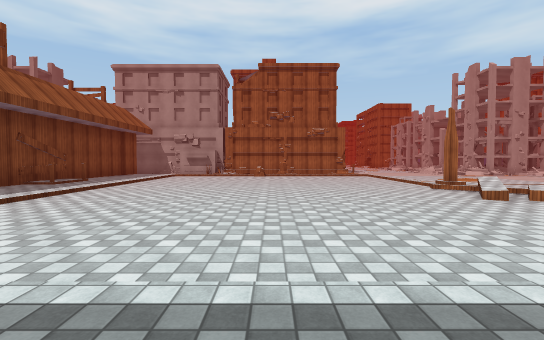
[1] (above)

24 first-person views from a walk through a 3-D level made in the Unity game engine. The camera is 1.4 m above the floor, tilts 2° down and sees 90° across. The floor is counted in squares, 2 m on a side. Each view is taken from the middle of a square. On the plan, view 1 faces up. The plan holds only what a view shows up to about 9 squares ahead; the rest is blank. The place goes on beyond the plan. Some surface patterns are stand-ins.

[2]
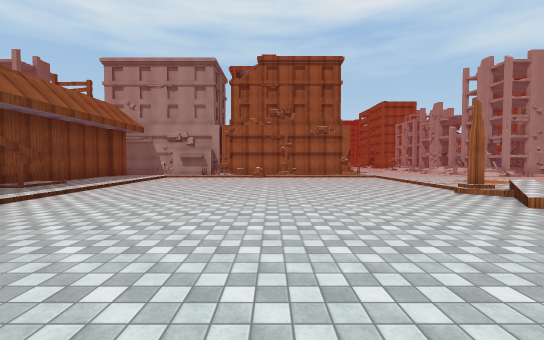

[3]
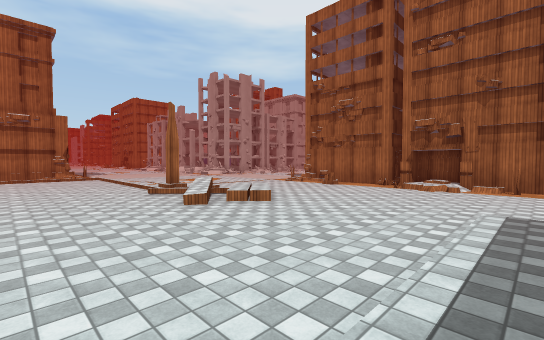

[4]
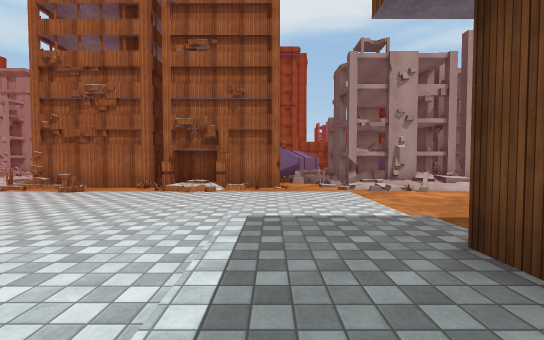

[5]
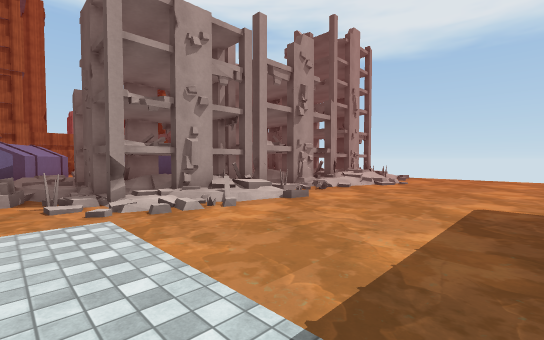

[6]
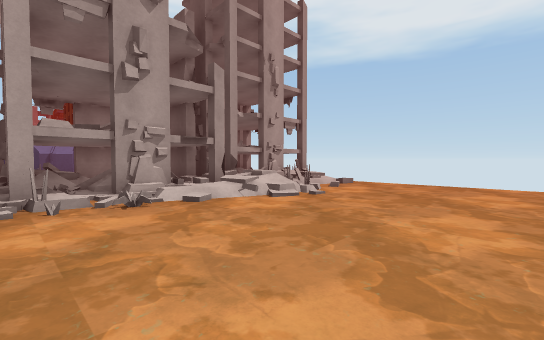

[7]
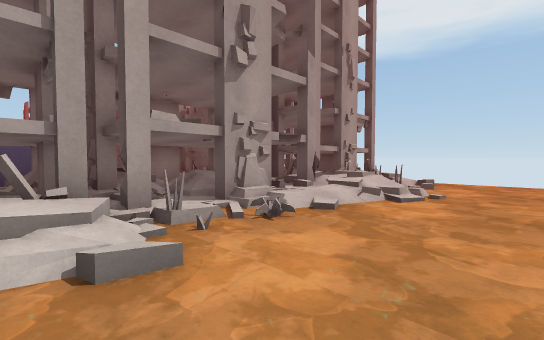

[8]
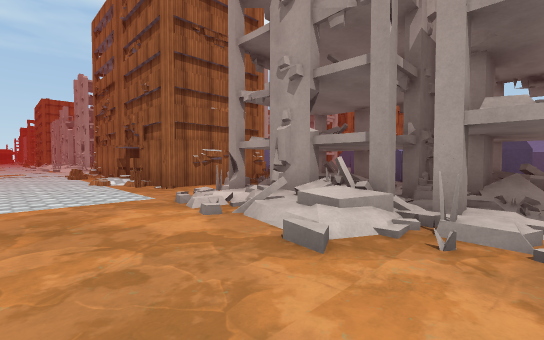

[9]
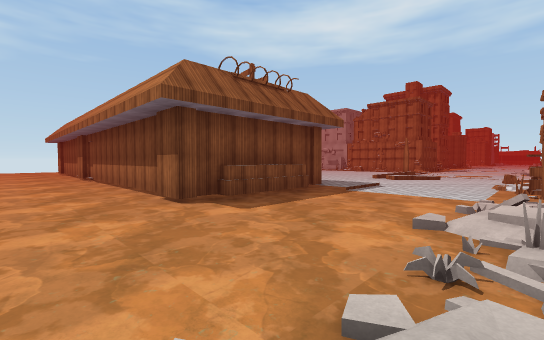

[10]
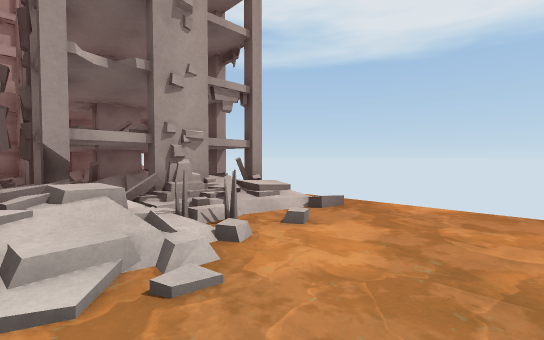

[11]
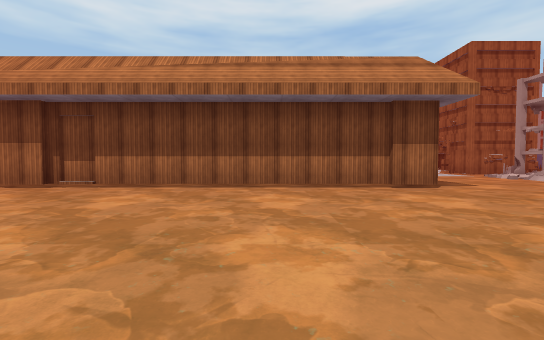

[12]
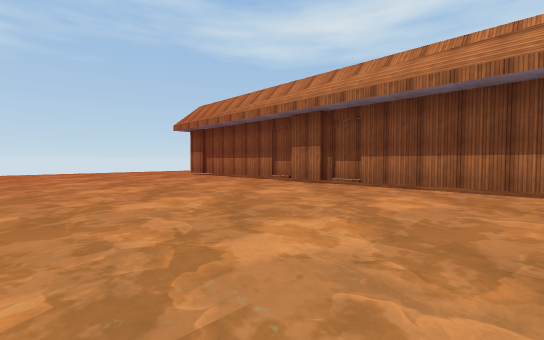

[13]
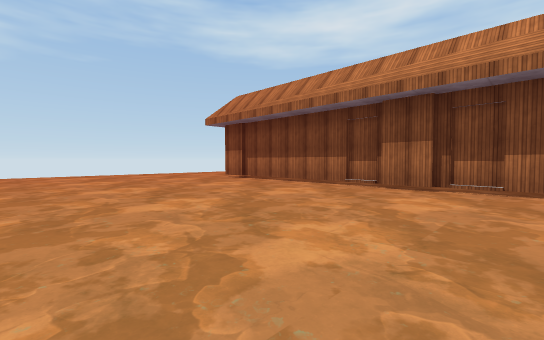

[14]
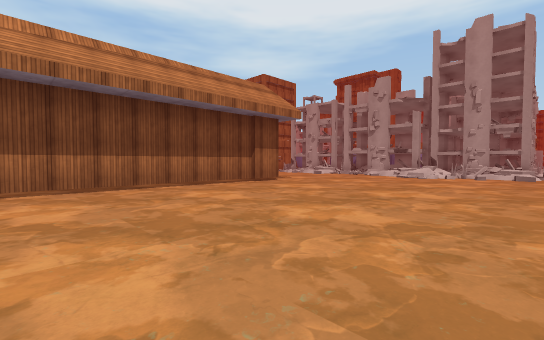

[15]
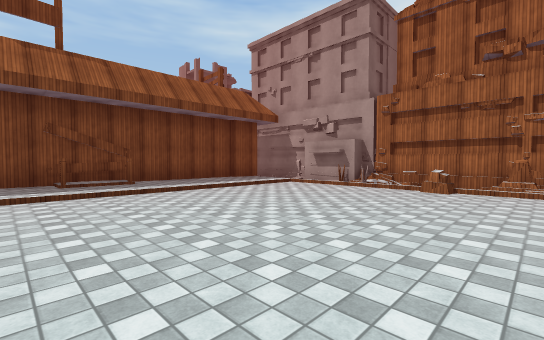

[16]
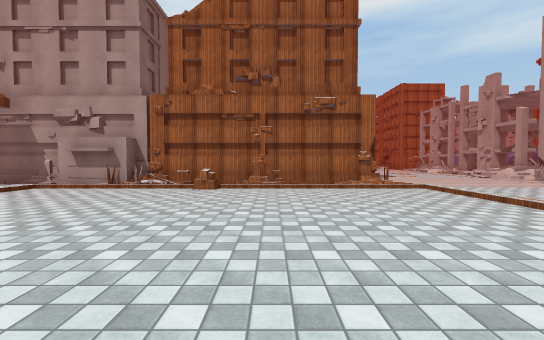

[17]
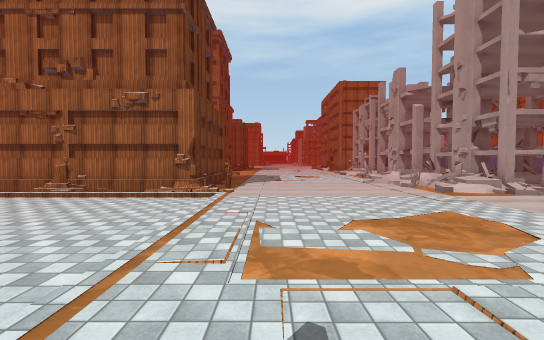

[18]
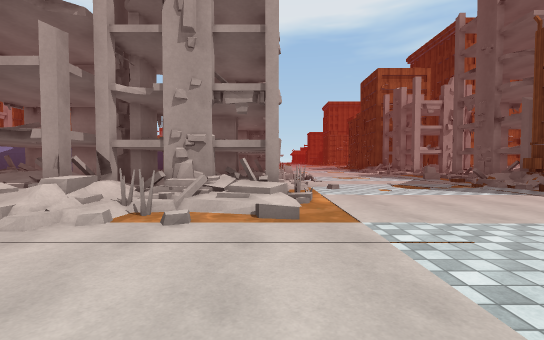

[19]
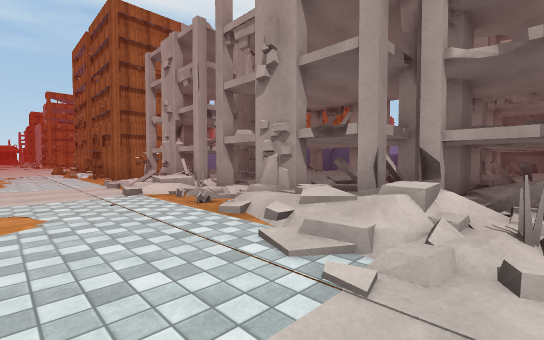

[20]
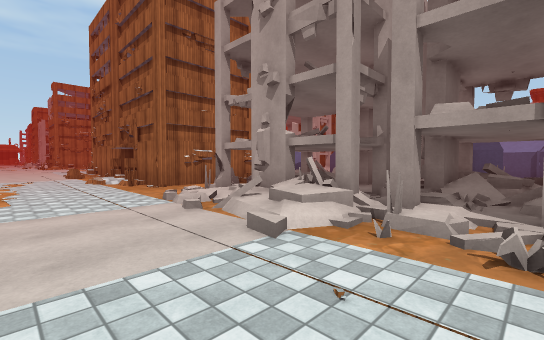

[21]
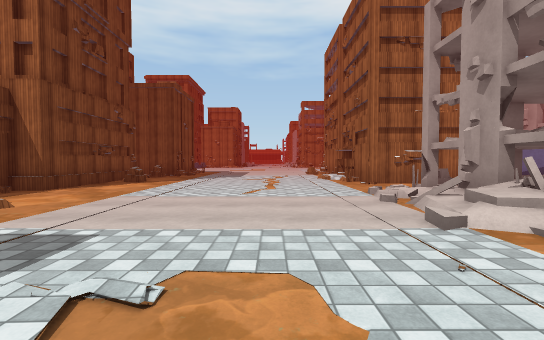

[22]
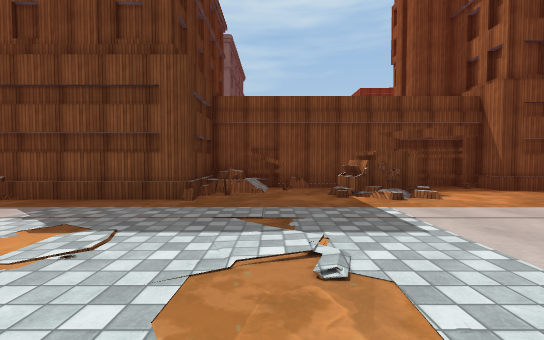

[23]
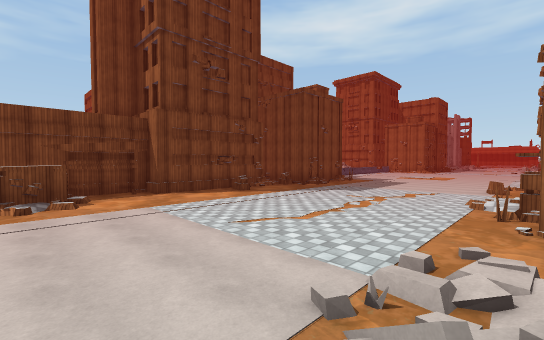

[24]
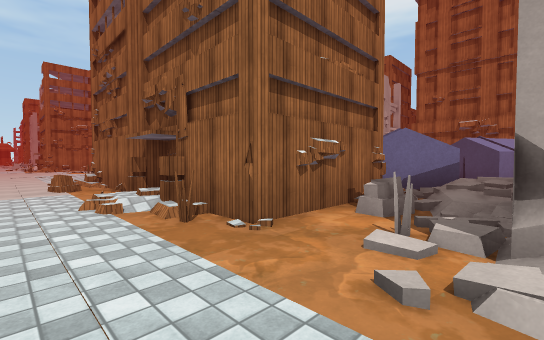

### Floor plan
Key: @ floor where view 1 was taken; # wall or solid block; . main floor; : floor 0.25 m higher than the main floor; + floor 0.5 m higher than the main floor; / step, stairs or slope; = window, fence, low wall or low ledge; O other object.
Columns run from 8 left of view 1 to 20 right of it. Each row starts with its distance up from view 1.
 34                  .=#
 33                 ...#
 32                ....#
 31               ..../#
 30              ...../#
 29           #.#......##  OO
 28           #......../####O  OO
 27           #......../O:  O  OO
 26           #......./OOOOO
 25           #......./OOOOO
 24           ##=...../OOOOOO
 23           ##......//OOOOO
 22           #......../OOOOO  OO
 21           #....:..//OOOO   OO
 20           #=....../ OOOO
 19           ###...../ OOOO
 18             #...../ OOOOOOOO
 17             #...../OOOOOOOOO
 16             #/....//OOOOO
 15  ####O#######/...../OOOO
 14   ////////////.........O
 13   :/........./...........
 12 #::/.........//..........
 11 #::/........./.... ......
 10 #::/........./...   .....
  9 #+//.........//..      //
  8 #/#/.........#:.. .#
  7 #::/........./=/...#   OO
  6   :/.........#//..=#    O
  5    /........../....##
  4     ............../##
  3      ............./##
  2       .............##
  1        ::::::::....####
  0         @   :::......=
 -1              #/..../OOO
 -2              #..../OOOOO
 -3              #..../OOOOOO
 -4              #..../OOOOOO
 -5              #....//OOOOO
 -6 ##############.....#  OOOO OO
 -7 .................../OOOO
 -8 ................../ OO:O   O
 -9 ..................//OOOOOOOO
-10 ..................: OOOOOO O
-11 ...................OOOOOOOO
-12 .................../OO OOO
-13 .................../OO

Positions as (right, up) in squares from view 1, and headings:
1: (0, 0), facing up
2: (0, 1), facing up
3: (2, 1), facing up-right
4: (3, 1), facing right
5: (6, 0), facing down-right
6: (6, -5), facing down-right
7: (8, -4), facing down-right
8: (8, -6), facing up-right
9: (11, -9), facing up-left
10: (8, -9), facing down-right
11: (1, -13), facing up
12: (0, -13), facing up-left
13: (-3, -13), facing up-left
14: (-2, -13), facing up-right
15: (1, 7), facing up-left
16: (1, 7), facing up
17: (6, 8), facing up
18: (7, 15), facing right
19: (8, 17), facing up-right
20: (8, 21), facing up-right
21: (8, 20), facing up
22: (9, 21), facing left
23: (11, 23), facing up-left
24: (9, 26), facing up-right
